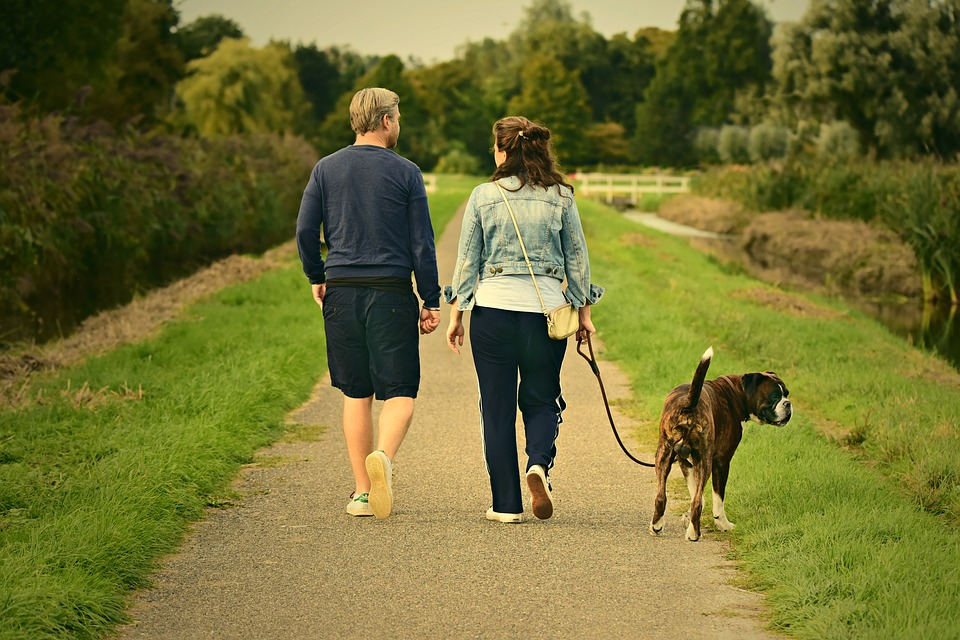
#> input picture examples/test-image.jpg, 960 x 640 px
$ jupyter execute --allow-errors 'Object Detection.ipynb'
#> lines starting #> are read from the running program, lines starting #| are printed output that depends on the picture
# Name : Samer AlTaki
### IOT & Computer Vision
## Task1 :
### 1.1 Object Detector In Image
### 1.2 Object Detector In Vedio

#

# 1.1 Object Detector In Image

[cell 1]
import cv2
import numpy as np
import datetime
import pytesseract
import matplotlib.pyplot as plt

[cell 2]
image = cv2.imread('examples/test-image.jpg')
#> image is the input picture: shape (640, 960, 3); mean B, G, R 52, 111.7, 114
image = cv2.resize(image, (640, 480))
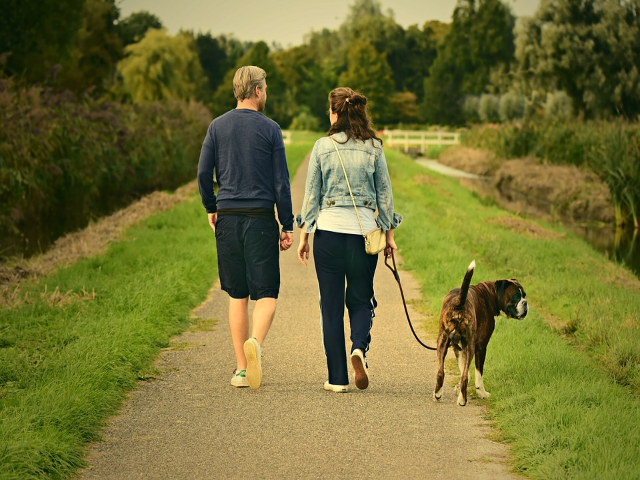
#> image: shape (480, 640, 3); mean B, G, R 52, 111.6, 113.9
h = image.shape[0]
#> h = 480
w = image.shape[1]
#> w = 640

[cell 3]
# set path to the weights and model files
weightsPath = "ssd_mobilenet/frozen_inference_graph.pb"
configPath = "ssd_mobilenet/ssd_mobilenet_v3_large_coco_2020_01_14.pbtxt"

# load the MobileNet SSD model
#> (the rest of this cell did not finish here and is left out)

[cell 4]
# load the class labels
class_names = []
with open("ssd_mobilenet/coco_names.txt", "r") as f:
#> (reads ssd_mobilenet/coco_names.txt from the repository)
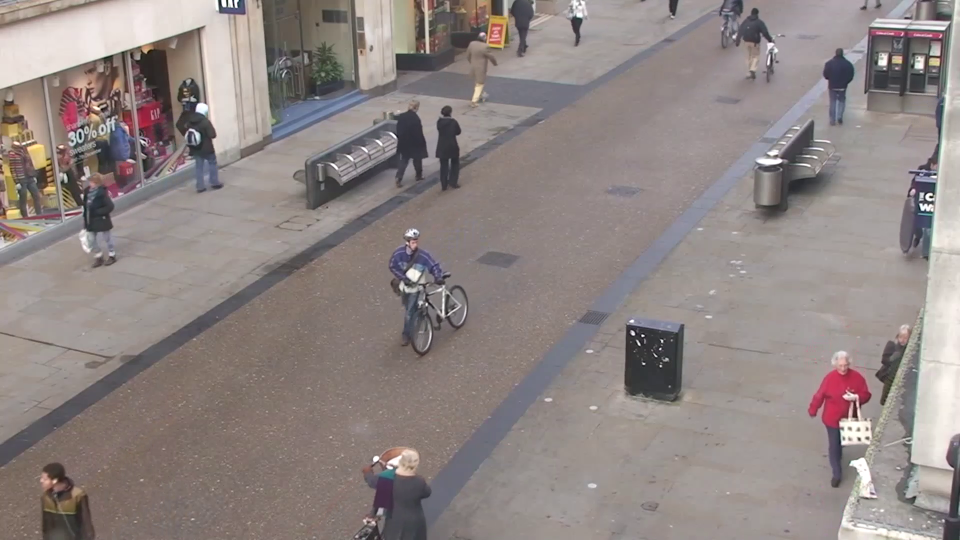
#> input picture frame 30 of examples/test-video.mp4, 1920 x 1080 px (shown at 1/2 size)
#> further down, frame is the input picture: shape (1080, 1920, 3); mean B, G, R 131.5, 133.7, 143.3
    class_names = f.read().strip().split("\n")
print(  class_names, len(class_names))

[cell 5]
# create a blob from the image
blob = cv2.dnn.blobFromImage(image, 1.0/127.5, (320, 320), [127.5, 127.5, 127.5])
# pass the blog through our network and get the output predictions
#> (the rest of this cell did not finish here and is left out)

#> (a cell that did not finish here is left out)

##

# 1.2 Object Detector In Vedio

[cell 7]
video_cap = cv2.VideoCapture("examples/test-video.mp4")

[cell 8]
# grab the width and the height of the video stream
frame_width = int(video_cap.get(cv2.CAP_PROP_FRAME_WIDTH))
frame_height = int(video_cap.get(cv2.CAP_PROP_FRAME_HEIGHT))
fps = int(video_cap.get(cv2.CAP_PROP_FPS))

[cell 9]
# initialize the FourCC and a video writer object
fourcc = cv2.VideoWriter_fourcc(*"XVID")
writer = cv2.VideoWriter("output.mp4", fourcc, fps, (frame_width, frame_height))

# path to the weights and model files
weights1 = "ssd_mobilenet/frozen_inference_graph.pb"
model1 = "ssd_mobilenet/ssd_mobilenet_v3_large_coco_2020_01_14.pbtxt"
# load the MobileNet SSD model trained  on the COCO dataset
#> (the rest of this cell did not finish here and is left out)

[cell 10]
class_names1 = []
with open("ssd_mobilenet/coco_names.txt", "r") as f:
    class_names1 = f.read().strip().split("\n")

[cell 11]
# create a list of random colors to represent each class
np.random.seed(42)
colors1 = np.random.randint(0, 255, size=(len(class_names1), 3))

#> (a cell that did not finish here is left out)
